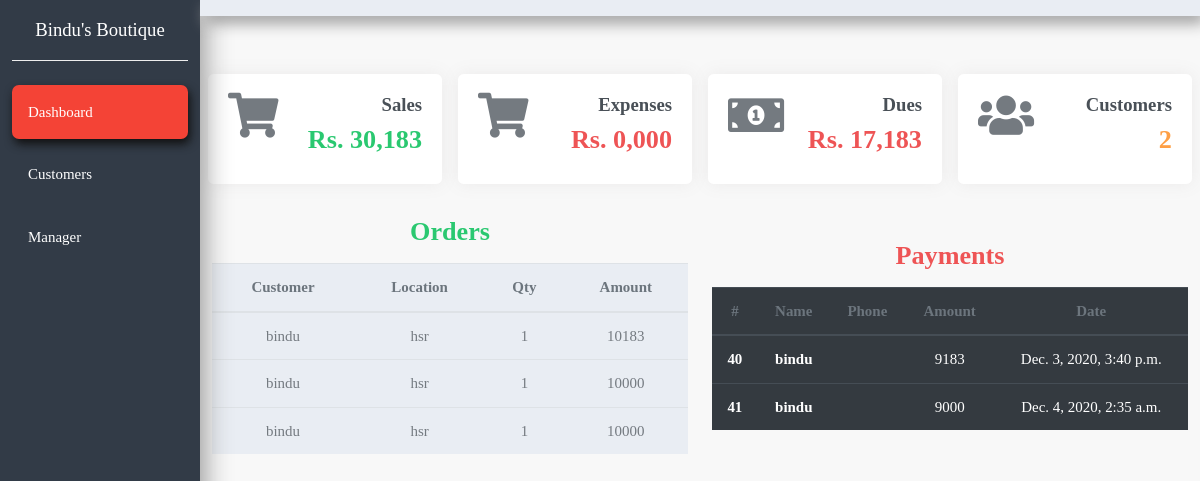
/, run on an earlier commit of the app's database.
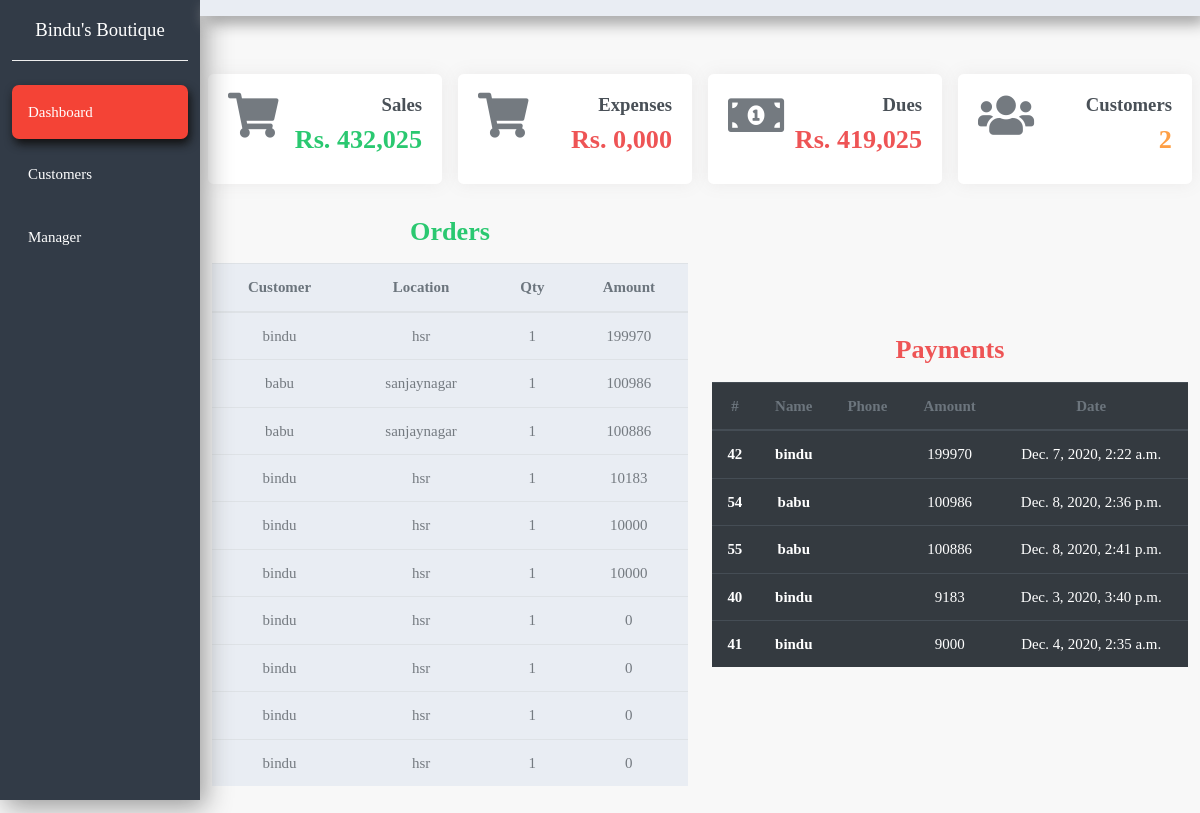
And on a later commit of the database.
### crm/models.py (models this page shows, shortened)
class Order(models.Model):
    customer = models.ForeignKey(Customer, null= True, on_delete= models.SET_NULL)
    category = models.CharField(max_length=1,default='S',null=True)
    gold_rate = models.DecimalField(max_digits=10,decimal_places=2,null=True,default=0.00)
    cost = models.IntegerField(null=True, blank=True,default=0)
    paid = models.IntegerField(null=True, blank=True,default=0)
    balance = models.IntegerField(null=True, blank=True,default=0)
    qty = models.IntegerField(null=True, blank=True,default=1)
    date_created = models.DateTimeField(auto_now_add=True, null=True)

class Customer(models.Model):
    name = models.CharField(max_length=200, null=True)
    phone = models.CharField(max_length=200, null=True)
    address = models.CharField(max_length=200, null=True)
    date_created = models.DateTimeField(auto_now_add=True, null=True)
    def __str__(self):
        return self.name

### crm/views.py (the view)
# urls.py: 2. Add a URL to urlpatterns:  path('', views.home, name='home')
def home(request):
    orders = Order.objects.all().order_by('-cost')[:10]
    customers = Customer.objects.all()
    sales = Order.objects.all().aggregate(Sum('cost'))['cost__sum']
    balance = Order.objects.all().aggregate(Sum('balance'))['balance__sum']
    users = Customer.objects.all().count()
    visitors = Customer.objects.all().count()
    payments = Order.objects.filter(balance__gt=0).order_by('-balance')[:10]
    context = {'orders': orders, 'customers': customers, 'sales': "{:,.0f}".format(sales) ,
        'balance': "{:,.0f}".format(balance) , 'users': users, 'visitors': visitors,'payments':payments}
    print(context)
    return render(request, 'crm/dashboard.html',context)

### crm/templates/crm/dashboard.html (shortened to what the changed rows need)
{% extends 'crm/base.html'%}
{% block content %}
  <section style="margin-top: 50px;">
    <div class="container-fluid">
      <div class="row">
        <div class="col-xl-10 col-lg-9 col-md-8 ml-auto">
          <div class="row">
            <div class="col-xl-3 col-sm-6 p-2">
              <div class="card card-common">
                <div class="card-body">
                  <div class="d-flex justify-content-between">
                    <div class="text-right text-secondary">
                      <h3><span class="text-success">Rs. {{sales}}</span></h3>
                    </div>
                  </div>
                </div>
              </div>
            </div>
            <div class="col-xl-3 col-sm-6 p-2">
              <div class="card card-common">
                <div class="card-body">
                  <div class="d-flex justify-content-between">
                    <div class="text-right text-secondary">
                      <h3><span class="text-danger">Rs. {{balance}}</span></h3>
                    </div>
                  </div>
                </div>
              </div>
            </div>
              </div>
            </div>
          </div>
        </div>
  </section>
  <section>
    <div class="container-fluid">
      <div class="row mb-5">
        <div class="col-xl-10 col-lg-9 col-md-8 ml-auto">
          <div class="row align-items-center">
            <div class="col-xl-6 col-12 mb-4 mb-xl-0">
              <table class="table table-striped bg-light text-center">
                <thead>
                  <tr class="text-muted">
                    <th>Customer</th>
                    <th>Location</th>
                    <th>Qty</th>
                    <th>Amount</th>
                  </tr>
                </thead>
                <tbody>
                  {%  for i in orders %}
                  <tr>
                    <td>{{i.customer}}</td>
                    <td>{{i.customer.address}}</td>
                    <td>{{i.qty}}</td>
                    <td>{{i.cost}}</td>
                  </tr>
                {% endfor %}
                </tbody>
              </table>
            </div>
            <div class="col-xl-6 col-12  mb-4 mb-xl-0">
              <table id="payments-datatable" class="table table-dark table-hover text-center">
                <thead>
                  <tr class="text-muted">
                    <th>#</th>
                    <th>Name</th>
                    <th>Phone</th>
                    <th>Amount</th>
                    <th>Date</th>
                  </tr>
                </thead>
                <tbody>
                  {% for p in payments %}
                  <tr>{{p.order}}
                    <th>{{p.id}}</th>
                    <th>{{p.customer}}</th>
                    <td>{{i.customer.phone}}</td>
                    <td>{{p.balance}}</td>
                    <td>{{p.date_created}}</td>
                  </tr>
                  {% endfor %}
                </tbody>
              </table>
            </div>
          </div>
        </div>
      </div>
    </div>
  </section>
{% endblock %}

What changed in the data, as far as the page shows it:
added Order: customer "bindu", customer.address "hsr", qty "1", cost "199970", id "42", balance "199970", date_created "Dec. 7, 2020, 2:22 a.m."
added Order: customer "babu", customer.address "sanjaynagar", qty "1", cost "100986", id "54", balance "100986", date_created "Dec. 8, 2020, 2:36 p.m."
added Order: customer "babu", customer.address "sanjaynagar", qty "1", cost "100886", id "55", balance "100886", date_created "Dec. 8, 2020, 2:41 p.m."
added Order: customer "bindu", customer.address "hsr", qty "1", cost "0", shown under "Orders"
added Order: customer "bindu", customer.address "hsr", qty "1", cost "0", shown under "Orders"
added Order: customer "bindu", customer.address "hsr", qty "1", cost "0", shown under "Orders"
added Order: customer "bindu", customer.address "hsr", qty "1", cost "0", shown under "Orders"
Also different on the page:
{{ sales }}: "30,183" → "432,025"
{{ balance }}: "17,183" → "419,025"
